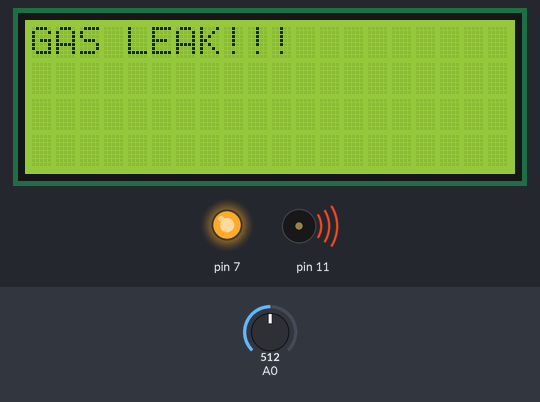
This sketch was run on a simulated Arduino Uno, built with avr-gcc and run on an emulated ATmega328P. Shown: 20×4 character LCD, output pins drawn as LEDs (lit = HIGH), buzzer (waves = sounding). The test bench sets the inputs (shaded band); at power-on: A0 = 512.

Above: at 1.2 s.
1.3 s: A0 set to 104
4.1 s: A0 set to 91
At 5.0 s:
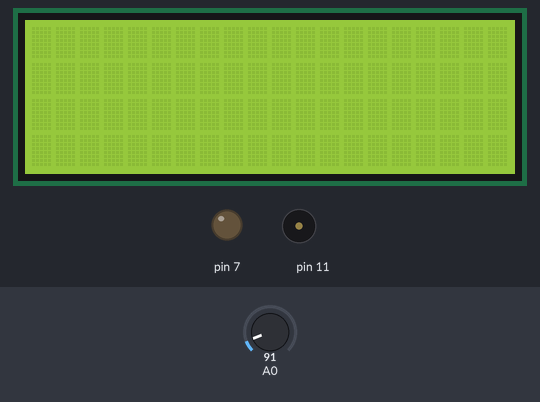
5.6 s: A0 set to 110
At 6.25 s:
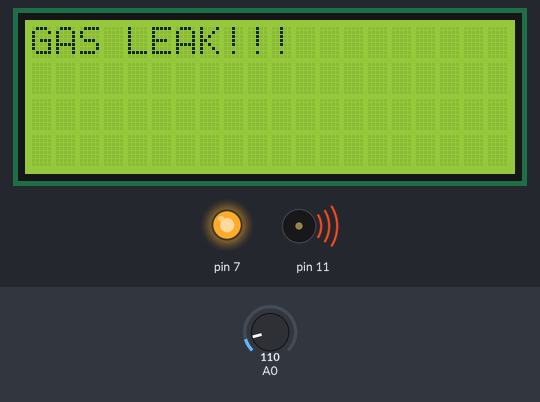
8.4 s: A0 set to 90
At 9.3 s:
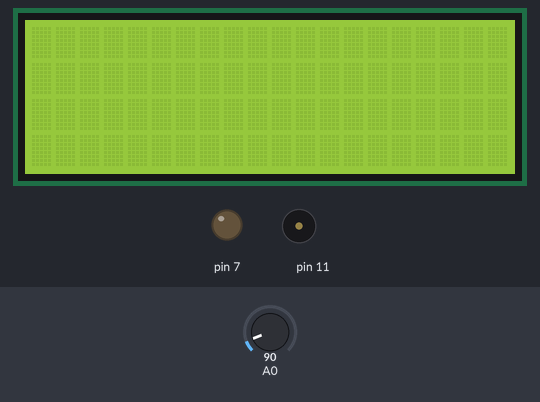
9.9 s: A0 set to 122
At 10.52 s:
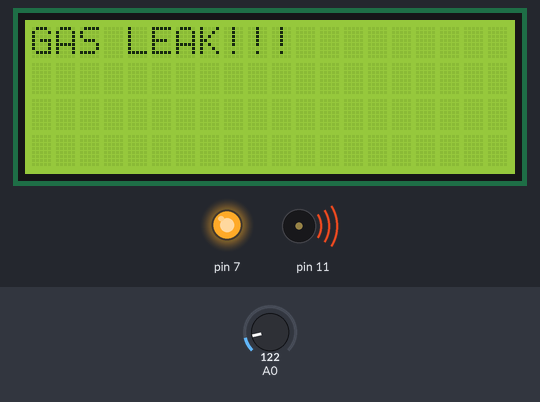
Timing chart, 0 to 12.9 s (numbered marks = the images above; inputs shaded):
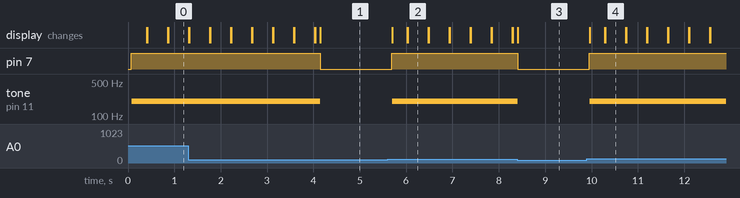

Measured:
- the behaviour switches between 100 and 99 on A0 (found by bisection; images 0 and 1)
- after the input at 4.1 s, pin 7: HIGH → LOW at once; tone on pin 11: 200 Hz → silent at once
- after the input at 5.6 s, pin 7: LOW → HIGH after 0.09 s; tone on pin 11: silent → 200 Hz after 0.10 s; the display: changes after 0.10 s (image 2)
- after the input at 8.4 s, pin 7: HIGH → LOW at once; tone on pin 11: 200 Hz → silent at once
- after the input at 9.9 s, pin 7: LOW → HIGH after 0.05 s; tone on pin 11: silent → 200 Hz after 0.06 s; the display: changes after 0.06 s (image 4)
- what the display in image 2 shows lasts 0.5 s, from 6.0 s to 6.5 s

The sketch:

Gas-sensor.ino
```cpp
#include <LiquidCrystal_I2C.h>

LiquidCrystal_I2C lcd(0x27,20,4);

void setup(){
  lcd.init();
  lcd.clear();
  lcd.backlight();
  pinMode(A0, INPUT);
  pinMode(11, OUTPUT);
  pinMode(7, OUTPUT);
}

void loop(){
  if(analogRead(A0) >= 100){
    digitalWrite(7, HIGH);
    lcd.print("GAS LEAK!!!");
    tone(11, 200);
    delay(100);
    lcd.clear();
  }
  else{
    lcd.clear();
    noTone(11);
    digitalWrite(7, LOW);
    delay(100);
  }
}
```
